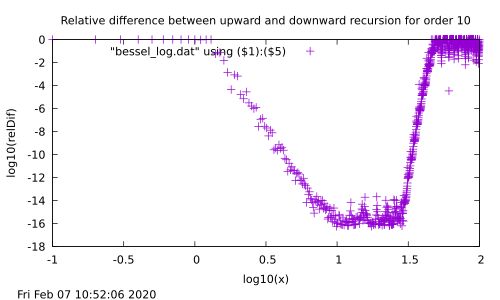

This figure's gnuplot source:
#  file: derivative_test.plt 
#
#  Gnuplot plot file for derivative_test output
#  
#  Programmer:  Dick Furnstahl  furnstahl.1@osu.edu
# 
#  Revision history
#   2004-01-24  original version for 780.20 session 5
#   2004-01-16  added postscript enhanced and comments for session 4
#

# record the time and date the graph was generated
set timestamp

# titles and labels
set title 'Relative difference between upward and downward recursion for order 10'
set xlabel 'log10(x)'
set ylabel 'log10(relDif)'

# move the legend to a free space
set key left

# set the x and y axis scales (already logs)
#set xrange [-10:-1]
#set yrange [-8:0]

# fit the curve
#f1(x) = a1*x + b1
#fit [4:6] f1(x) "sums.dat" using ($1):($2) via a1, b1
#fit_title1 = sprintf("%-+4.1f*x %-+4.1f",a1,b1)

# set the terminal type to be the screen (which is x11 here)
set term x11

# plot the data as well as the fit, with appropriate titles 
plot "bessel_log.dat" using ($1):($5) # , \
 #    a1*x + b1 title fit_title1

# output the plot to the file derivative_test_plt.ps   
set out "bessel_log.ps"
set term postscript color enhanced
replot
set out "bessel_log.pdf"
set term pdf
replot
